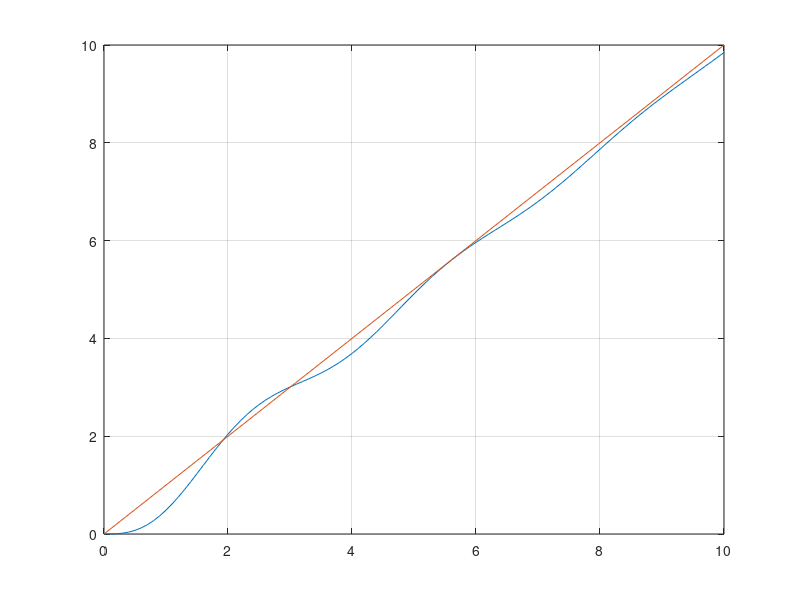
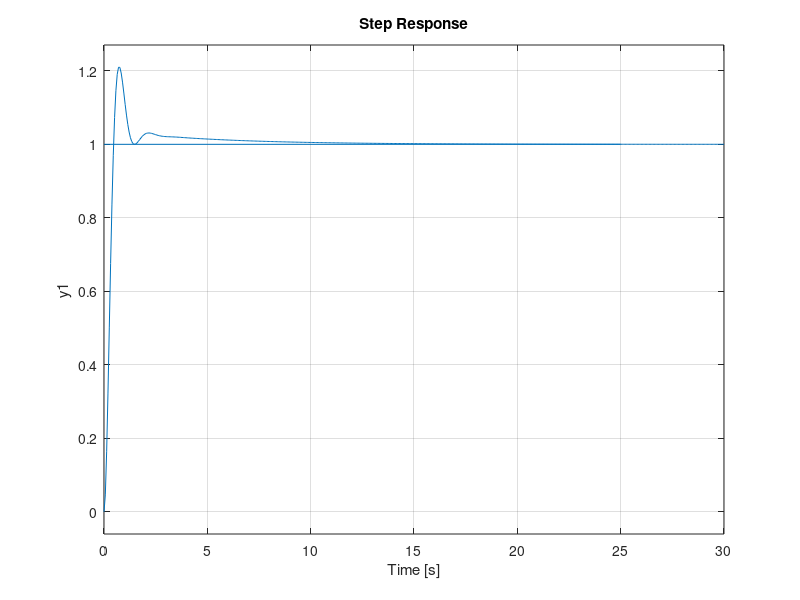

MATLAB code for these plots, in order:
clear all;clc;
% Example 6-8

% G 
s = tf('s');
G_OL = 4/(s*(s+0.5));
G_CL = feedback(G_OL,1);

% Response for Unit Ramp
G_CL_R_IP = series(G_CL,1/s);
t = 0:0.1:10;
SR = step(G_CL_R_IP,t);
figure; plot(t,SR); grid on;
hold on; line([0 10],[0 10]);

% Response for Unit Step I/P
figure; 
; grid on;
hold on; line([0 25],[1 1]);

motor = 0.0417/(s+1.667)





s = tf('s');
g = 25.04*(s+0.2)/(s*(s+5.02)*(s+0.01247))
gfb = feedback(g,1)
step(gfb)